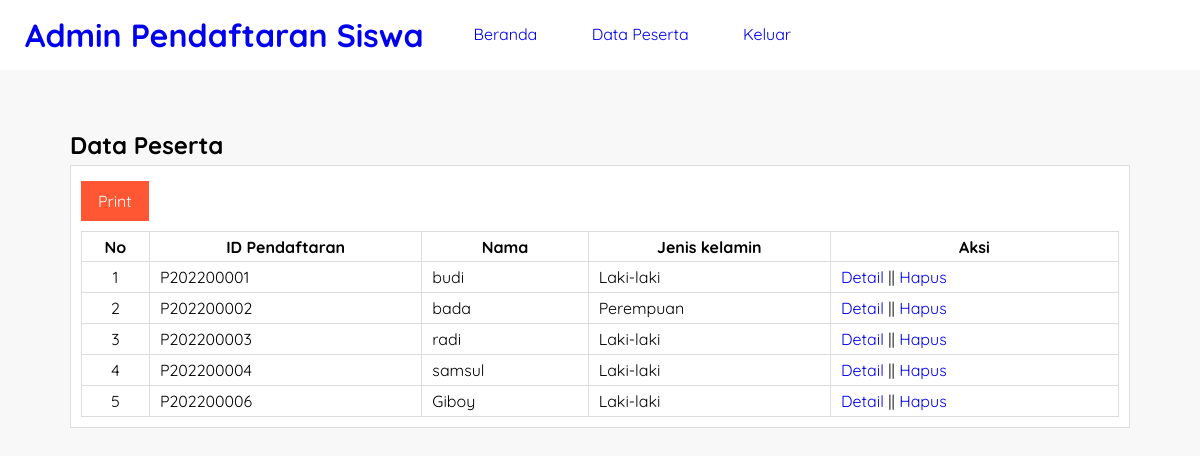
The app's page /webpendaftaran/data-peserta.php (signed in) with its own data.
### tables this page shows
CREATE TABLE `tb_pendaftaran` (
  `id_pendaftaran` char(10) NOT NULL,
  `tgl_daftar` date NOT NULL,
  `th_ajaran` varchar(9) NOT NULL,
  `jurusan` varchar(50) NOT NULL,
  `nm_peserta` varchar(50) NOT NULL,
  `tmp_lahir` varchar(50) NOT NULL,
  `tgl_lahir` date NOT NULL,
  `jk` enum('Laki-laki','Perempuan') NOT NULL,
  `agama` varchar(15) NOT NULL,
  `almt_peserta` text NOT NULL
);

### webpendaftaran/data-peserta.php (the view, shortened to what this page needs)
<?php
	include 'koneksi.php';
 ?>
<!DOCTYPE html>
<html>
<head>
	<link rel="stylesheet" type="text/css" href="css/style.css">
</head>
<body>
	<header>
		<h1><a href="beranda.php">Admin Pendaftaran Siswa</a></h1>
		<ul>
			<li><a href="beranda.php">Beranda</a></li>
			<li><a href="data-peserta.php">Data Peserta</a></li>
			<li><a href="keluar.php">Keluar</a></li>
		</ul>
	</header>
	<section class="content">
	<h2>Data Peserta</h2>
		<div class="box">
		<a href="cetak-peserta.php" target="_blank" class="btn-cetak">Print</a>
			<table class="table" border="1">
				<thead>
					<tr>
						<th>No</th>
						<th>ID Pendaftaran</th>
						<th>Nama</th>
						<th>Jenis kelamin</th>
						<th>Aksi</th>
					</tr>
				</thead>
				<tbody>
				<?php
					$no = 1;
					$list_peserta = mysqli_query($conn, "SELECT * FROM tb_pendaftaran");
					while($row = mysqli_fetch_array($list_peserta)){
						?>
					<tr>
						<td><?php echo $no++ ?></td>
						<td><?php echo $row['id_pendaftaran'] ?></td>
						<td><?php echo $row['nm_peserta'] ?></td>
						<td><?php echo $row['jk'] ?></td>
						<td>
						<a href="detail-peserta.php?id=<?php echo $row['id_pendaftaran'] ?>">Detail</a> ||
						<a href="hapus-perserta.php?id=<?php echo $row['id_pendaftaran'] ?>" onclick="return confirm('Yakin ?')">Hapus</a>
						</td>
					</tr>
					<?php } ?>
				</tbody>
			</table>
		</div>
	</section>
</body>
</html>

### webpendaftaran/css/style.css (style rules this page uses)
* { margin :0; padding:0; font-family: 'Quicksand', sans-serif; }
body { background-color: #f8f8f8; }
.box { background-color: #fff; border:1px solid #ddd; padding:10px; box-sizing: border-box; margin:5px 0 25px; }
.btn-cetak { display: inline-block; padding: 10px 17px; color: #fff; background-color: #ff5733; margin-top: 5px; margin-bottom: 10px; }
header { background-color: #fff; }
header::after { content: ''; display: block; clear: both; }
header h1 { padding: 15px 25px; display: inline-block; float: left; }
header ul { float: left; }
header ul li { padding: 24px 25px; display: inline-block; }
a { text-decoration: none; }
.content { width: 90%; padding: 10px; box-sizing: border-box; margin: 50px auto; }
.table { width: 100%; border-collapse: collapse; border:1px solid #ddd; }
.table tr { height: 30px; }
.table tr td { padding: 5px 10px; }
.table tr td:nth-child(1) { text-align: center; }

### records on screen
tb_pendaftaran: id_pendaftaran "P202200001", nm_peserta "budi", jk "Laki-laki"
tb_pendaftaran: id_pendaftaran "P202200002", nm_peserta "bada", jk "Perempuan"
tb_pendaftaran: id_pendaftaran "P202200003", nm_peserta "radi", jk "Laki-laki"
tb_pendaftaran: id_pendaftaran "P202200004", nm_peserta "samsul", jk "Laki-laki"
tb_pendaftaran: id_pendaftaran "P202200006", nm_peserta "Giboy", jk "Laki-laki"
